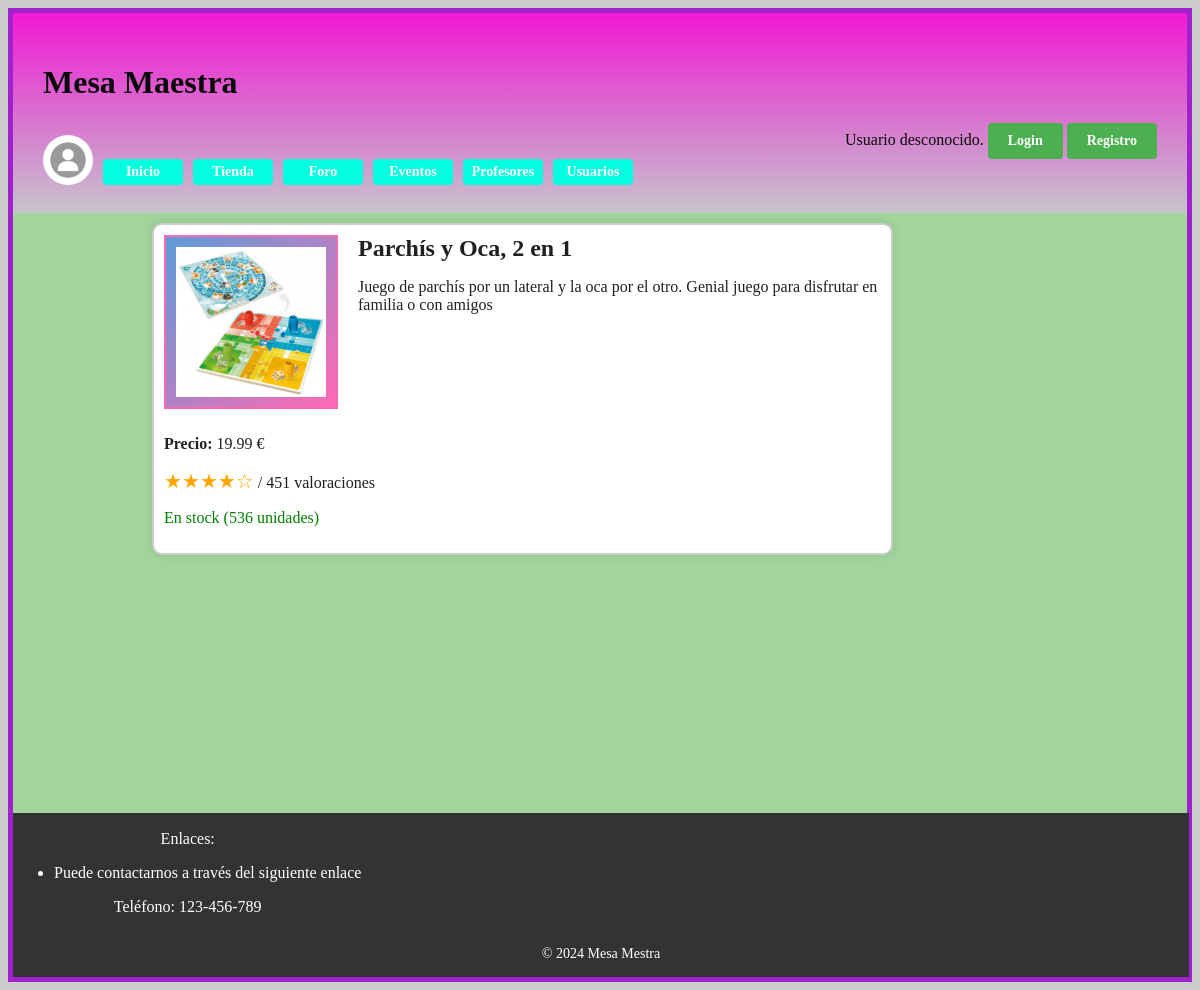
Page /includes/src/Productos/caracteristicaProducto.php?id_producto=1 on the earlier database version.
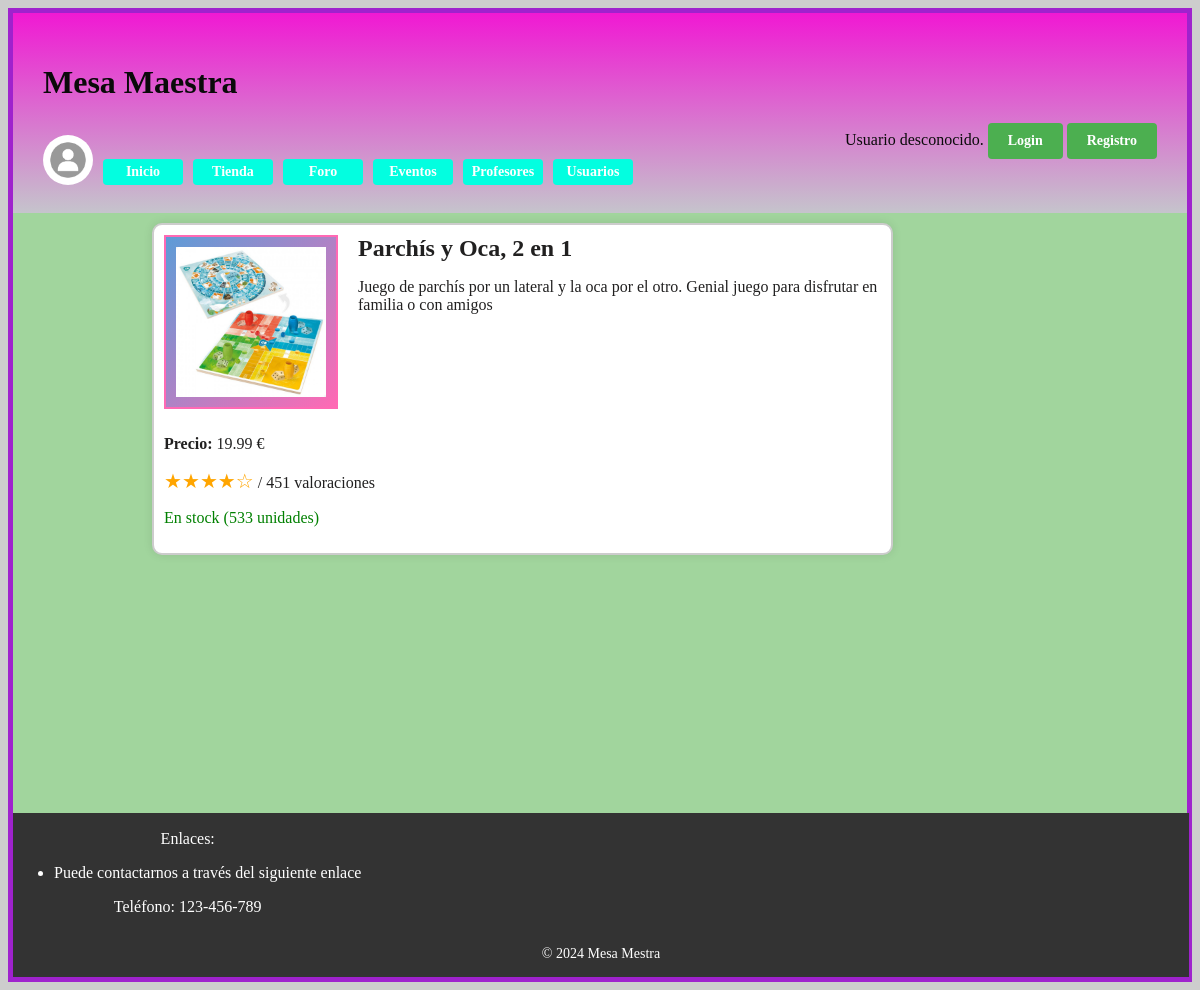
Same page on the later database version.
### tables this page shows
CREATE TABLE `productos` (
  `nombre` varchar(50) NOT NULL,
  `precio` decimal(11,2) NOT NULL,
  `descripcion` varchar(700) NOT NULL,
  `id` int(11) NOT NULL,
  `imagen` varchar(60) NOT NULL,
  `valoracion` decimal(4,2) DEFAULT NULL,
  `num_valoraciones` int(11) NOT NULL,
  `cantidad` int(11) NOT NULL,
  `archivado` int(4) NOT NULL
);

### includes/src/BD.php (called while the page is built, shortened)
<?php
class BD
{
    private static $instancia;
    public static function getInstance()
    {
        if (!self::$instancia instanceof self) {
            self::$instancia = new static();
        }
        return self::$instancia;
    }
    private $rutaRaizApp;
    private $dirInstalacion;
    private $inicializada;
    private function __construct()
    {
        $this->inicializada = false;
    }
    public function init($bdDatosConexion, $rutaApp = RUTA_APP, $dirInstalacion = __DIR__. '/../')
    {
        if (!$this->inicializada) {
            $this->rutaRaizApp = $rutaApp;
            $this->dirInstalacion = $dirInstalacion;
            $tamDirInstalacion = mb_strlen($this->dirInstalacion);
            if ($tamDirInstalacion > 0) {
                $ultimoChar = mb_substr($this->dirInstalacion, $tamDirInstalacion-1, 1);
                if ($ultimoChar === DIRECTORY_SEPARATOR || $ultimoChar === '/') {
                    $this->dirInstalacion = mb_substr($this->dirInstalacion, 0, $tamDirInstalacion - 1);
                }
            }
            $this->inicializada = true;
        }
    }
    public function resuelve($path = '')
    {
        $rutaAppLongitudPrefijo = mb_strlen($this->rutaRaizApp);
        return $this->rutaRaizApp . $path;
    }
    public function doInclude($path = '', &$params= [])
    {
        $this->doIncludeInterna($path, $params);
    }
    private function doIncludeInterna($path, &$params)
    {
        include($this->dirInstalacion  . $path);
    }
    public function generaVista(string $rutaVista, &$params)
    {
        $params['app'] = $this;
        $rutaVista = "/vistas{$rutaVista}";
        $this->doIncludeInterna($rutaVista, $params);
    }
    public function usuarioLogueado()
    {
        return ($_SESSION['login'] ?? false) === true;
    }
}

### includes/vistas/helpers/utils.php (called while the page is built, shortened)
<?php
function resuelve($path = ''){
    $app = \es\ucm\fdi\aw\src\BD::getInstance();
    $url = $app->resuelve($path);
    return $url;
}

### includes/src/Productos/Producto.php (called while the page is built, shortened)
<?php
class Producto
{
    private $nombre;
    private $precio;
    private $descripcion;
    private $imagen;
    private $valoracion;
    private $num_valoraciones;
    private $cantidad;
    private function __construct($id, $nombre, $precio, $descripcion, $imagen, $valoracion, $num_valoraciones,$cantidad)
    {
        $this->nombre = $nombre;
        $this->precio = floatval($precio);
        $this->descripcion = $descripcion;
        $this->imagen = $imagen;
        $this->valoracion = floatval($valoracion);
        $this->num_valoraciones = intval($num_valoraciones);
        $this->cantidad = intval($cantidad);
    }
    public function getNombre()
    {
        return $this->nombre;
    }
    public function getPrecio()
    {
        return $this->precio;
    }
    public function getDescripcion()
    {
        return $this->descripcion;
    }
    public function getImagen()
    {
        return $this->imagen;
    }
    public function getValoracion()
    {
        return $this->valoracion;
    }
    public function getCantidad()
    {
        return $this->cantidad;
    }
    public function getNumValoraciones()
    {
        return $this->num_valoraciones;
    }
    public static function buscaPorId($idProducto)
    {
        $result = null;
        $conn = BD::getInstance()->getConexionBd();
        $query = sprintf('SELECT * FROM productos P WHERE P.id = %d;', $idProducto);
        $rs = null;
        try{
            $rs = $conn->query($query);
            $fila = $rs->fetch_assoc();
            if ($fila) {
                $result = new Producto($fila['id'], $fila['nombre'], $fila['precio'], $fila['descripcion'], $fila['imagen'], $fila['valoracion'], $fila['num_valoraciones'], $fila['cantidad']);
            }
        } finally {
            if ($rs != null) {
                $rs->free();
            }
        }
        return $result;
    }
}

### includes/src/Productos/caracteristicaProducto.php (the view, shortened to what this page needs)
<?php
    require_once __DIR__.'/../../config.php';
    $tituloPagina = 'Características Producto';
    $rutaCSS = resuelve('/css/imagenes.css');
    echo '<link rel="stylesheet" type="text/css" href="' . $rutaCSS . '">';
    if(isset($_GET['id_producto'])) {
        $id_producto = $_GET['id_producto'];
        $producto = Producto::buscaPorId($id_producto);
        if ($producto) {
            $imagenPath = RUTA_IMGS . $producto->getImagen();
            $valoracion = $producto->getValoracion();
            $valoracion_rounded = round($valoracion * 2) / 2;
            $contenidoPrincipal = <<<EOF
            <div class="producto_caracteristica">
                <div class="producto_info">
                    <img src="$imagenPath" alt="{$producto->getNombre()}" class="detalle_imagen">
                    <div class="info_texto">
                        <h2>{$producto->getNombre()}</h2>
                        <p>{$producto->getDescripcion()}</p>
                    </div>
                </div>
                <p><strong>Precio:</strong> {$producto->getPrecio()} €</p>
            EOF;
            for ($i = 1; $i <= 5; $i++) {
                $contenidoPrincipal .= ($valoracion_rounded >= $i) ? '<span class="star">&#9733;</span>' : '<span class="star">&#9734;</span>';
            }
            $contenidoPrincipal .= " / {$producto->getNumValoraciones()} valoraciones</p>";
            if ($producto->getCantidad() > 0) {
                $contenidoPrincipal .= "<p class='stock verde'>En stock     ({$producto->getCantidad()} unidades)</p>";
            } else {
                $contenidoPrincipal .= "<p class='stock rojo'>Sin stock     ({$producto->getCantidad()} unidades) </p>";
            }
            $app = BD::getInstance();
            $contenidoPrincipal .= "</div>";
        } else {
            $contenidoPrincipal = 'Producto no encontrado.';
        }
        $params = ['tituloPagina' => $tituloPagina, 'contenidoPrincipal' => $contenidoPrincipal];
        $app->generaVista('/plantillas/plantilla.php', $params);
    }
?>

### includes/vistas/plantillas/plantilla.php (shortened to what this page needs)
<?php
$params['app']->doInclude('/vistas/helpers/plantilla.php');
?>
<!DOCTYPE html>
<html>
<head>
	<link rel="stylesheet" type="text/css" href="<?= $params['app']->resuelve('/css/estilo.css') ?>" /></head>
	<link rel="stylesheet" type="text/css" href="<?= $params['app']->resuelve('/css/formulario.css') ?>" /></head>
	<link rel="stylesheet" type="text/css" href="<?= $params['app']->resuelve('/css/conversacion.css') ?>" /></head>
	<link rel="stylesheet" type="text/css" href="<?= $params['app']->resuelve('/css/usuarios.css') ?>" /></head>
<body>
<div id="contenedor">
<?php
$params['app']->doInclude('/vistas/comun/cabecera.php', $params);
?>
	<main>
		<article>
			<?= $params['contenidoPrincipal'] ?>
		</article>
	</main>
<?php
$params['app']->doInclude('/vistas/comun/pie.php', $params);
?>
</div>
</body>
</html>

### includes/vistas/comun/cabecera.php (shortened to what this page needs)
<?php
function mostrarSaludo()
{
    $html = '';
    $app = BD::getInstance();
    if ($app->usuarioLogueado()) {
        $nombreUsuario = $app->nombreUsuario();
        $formLogout = new FormularioLogout();
        $htmlLogout = $formLogout->gestiona();
        $html = "Bienvenido, {$nombreUsuario}. $htmlLogout";
    } else {
        $loginUrl = $app->resuelve('/login.php');
        $registroUrl = $app->resuelve('/registro.php');
        $html = <<<EOS
        Usuario desconocido. <a href="{$loginUrl}" class="login-button">Login</a> <a href="{$registroUrl}" class="login-button">Registro</a>
      EOS;
    }
    return $html;
}
function mostrarInfoUsuario() {
    $app = BD::getInstance();
    if (!$app->usuarioLogueado())  {
        $avatar = (RUTA_IMGS . 'images/avatarPorDefecto.png');
        echo "<img src='{$avatar}' alt='Avatar por defecto' width='60' height='60'>";
    }
}
?>
<header>
    <h1><?= $params['cabecera'] ?? 'Mesa Maestra' ?></h1>
    <div class="saludo">
        <?= mostrarSaludo(); ?>
    </div>
    <nav>
        <ul>
            <li><a href="<?= RUTA_APP?>/index.php"class="sideBarDerButton">Inicio</a></li>
            <li><a href="<?= RUTA_APP?>/tienda.php" class="sideBarDerButton">Tienda</a></li>
            <li><a href="<?= RUTA_APP?>/foros.php"class="sideBarDerButton">Foro</a></li>
            <li><a href="<?= RUTA_APP?>/eventos.php"class="sideBarDerButton">Eventos</a></li>
            <li><a href="<?= RUTA_APP?>/profesores.php"class="sideBarDerButton">Profesores</a></li>
            <li><a href="<?= RUTA_APP?>/usuariosView.php"class="sideBarDerButton">Usuarios</a></li>
        </ul>
    </nav>
    <div class="info-usuario">
        <?= mostrarInfoUsuario(); ?>
    </div>
</header>

### includes/vistas/comun/pie.php
<footer>
    <div class="footer-content">
        <div>
            <p>Enlaces:</p>
            <ul>
                <li><a href="https://www.op.gg">Puede contactarnos a través del siguiente enlace</a></li>
            </ul>
			<p>Teléfono: 123-456-789</p>
        </div>
    </div>
    <p class="copyright">&copy; <?php echo date("Y"); ?> Mesa Mestra</p>
</footer>

### css/imagenes.css (style rules this page uses)
.detalle_imagen { max-width: 150px; height: auto; display: block; margin-bottom: 10px; border: 2px solid #FF69B4; background: linear-gradient(to bottom right, #5d9cd7, #FF69B4); padding: 10px; }
.producto_caracteristica { width: auto; max-width: 80%; height: auto; margin-right: 20px; }
.producto_caracteristica { border: 2px solid #ccc; border-radius: 10px; padding: 10px; display: flex; justify-content: space-between; margin-bottom: 20px; width: calc(100% + 10px); background-color: white; box-shadow: 0px 0px 10px rgba(0, 0, 0, 0.1); display: block; }
.info_texto { flex-grow: 1; margin-left: 20px; }
.producto_info h2 { margin: 0; }
.producto_info { display: flex; }
.star { color: orange; font-size: 20px; }
.verde { color: green; }

### css/estilo.css (style rules this page uses)
body { background-color: #CDCDCD; }
div#contenedor { margin: auto; border: 5px solid rgb(159, 34, 205); background-color: #cf88d7; margin-top: 5px; }
header { background-image: linear-gradient(#f019d3, #c5c4cc); padding: 30px; height: 140px; background-color: #e8f17ea4; color: rgb(10, 10, 10); }
header a, header a:visited { color: rgb(16, 16, 16); font-weight: bold; text-decoration: none; }
nav a, nav a:visited { color: rgb(224, 13, 140); font-weight: bold; text-decoration: none; }
main { margin: auto; padding: 10px; min-height: 600px; background-color: rgb(161, 213, 157); color: rgb(33, 32, 32); width: 100%; box-sizing: border-box; display: flex; justify-content: center; }
footer { clear: both; padding: 20px; background-color: #db22ad; color: rgb(33, 32, 32); text-align: center; }
div.saludo { width: 100%; text-align: right; }
.login-button { display: inline-block; background-color: #4CAF50; color: white; padding: 10px 20px; text-align: center; text-decoration: none; border: none; border-radius: 4px; cursor: pointer; font-size: 14px; }
.sideBarDerButton { display: inline-block; background-color: #03fee0; color: white; padding: 5px 5px; text-align: center; text-decoration: none; border: none; border-radius: 4px; cursor: pointer; font-size: 14px; width: 70px; }
.footer-content { display: flex; align-items: right; }
footer a { color: #fff; text-decoration: none; transition: color 0.3s ease; }
.copyright { font-size: 14px; }
footer { position: relative; width: 100%; background-color: #333; color: #fff; padding: 1px; clear: both; }
.info-usuario { display: flex; align-items: center; margin-right: 5px; }
.info-usuario img { border-radius: 50%; margin-right: 0px; width: 50px; height: 50px; margin-top: -50px; }
nav { margin-left: 60px; }
nav ul { list-style-type: none; padding: 0; margin: 0; display: flex; }
nav li { margin-right: 10px; }
nav li:last-child { margin-right: 0; }

Differences in the rows shown:
changed productos "Parchís y Oca, 2 en 1": cantidad "536" → "533"
